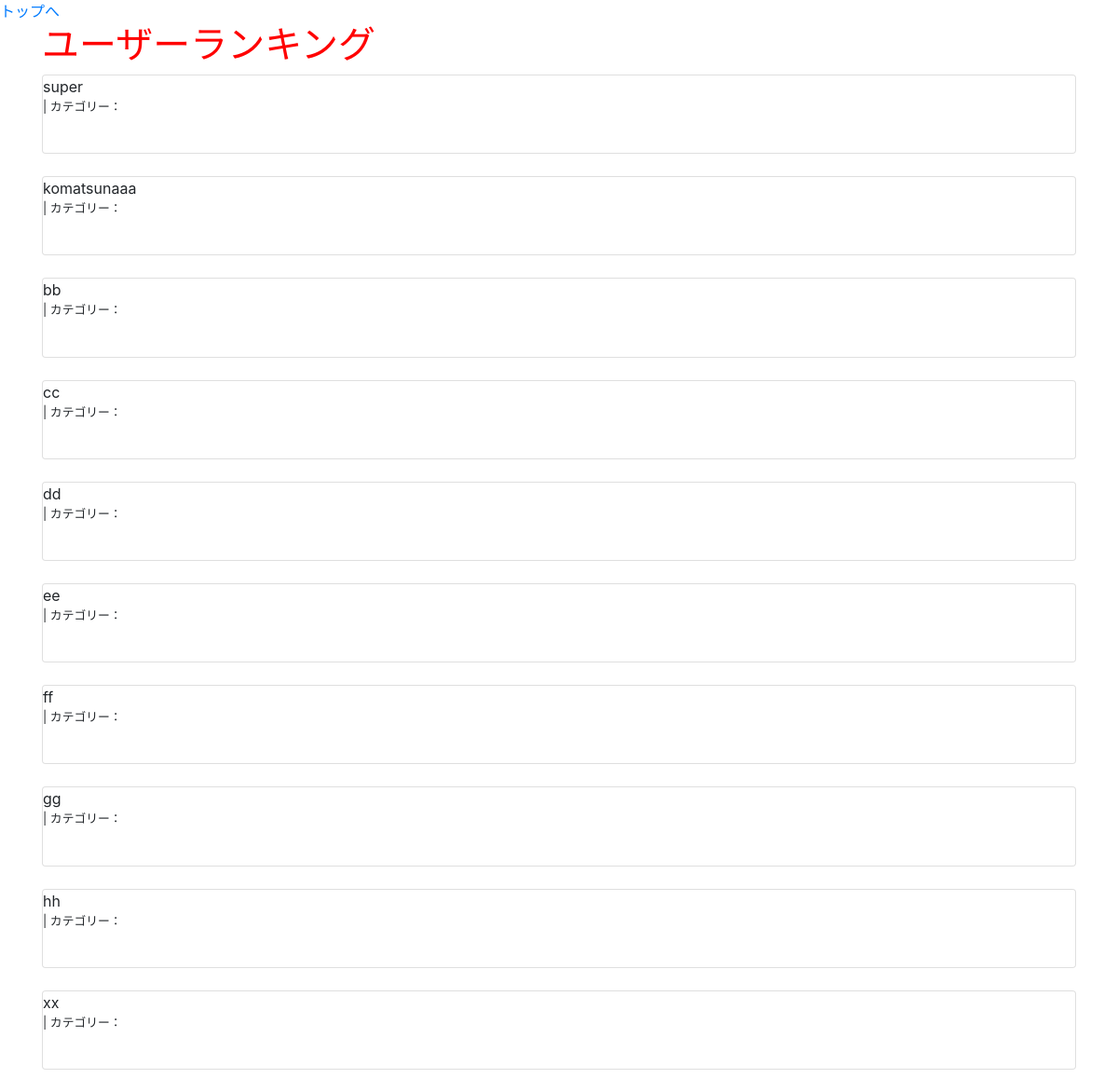
/ranking/, run on an earlier commit of the app's database.
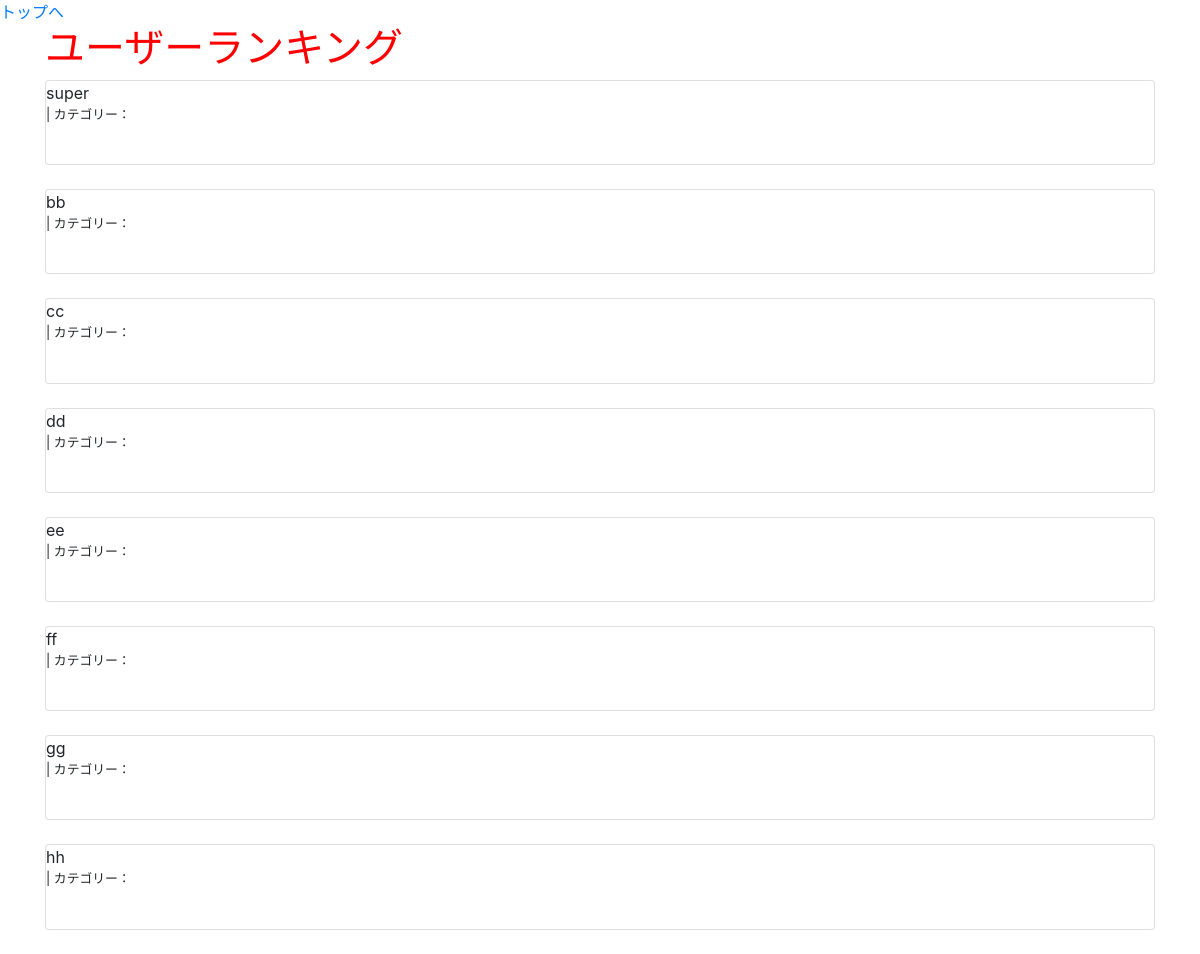
And on a later commit of the database.
### groomings/models.py (models this page shows, shortened)
class User(AbstractBaseUser, PermissionsMixin):
    username = models.CharField(max_length=150)
    email = models.EmailField(max_length=255, unique=True)
    point = models.IntegerField(default=50)
    is_active = models.BooleanField(default=True)
    is_staff = models.BooleanField(default=False) # 管理画面にログインできるかどうか
    USERNAME_FIELD = 'email' # このテーブルのレコードを一意に識別
    REQUIRED_FIELDS = ['username'] # スーパーユーザー作成時に入力する(emailとパスワードは必須だからそれ以外で)
    objects = UserManager()

### groomings/views.py (the view)
# urls.py: path(r'ranking/', views.ranking, name='ranking'), # ランキング用のページ
def ranking(request):
    users = User.objects.order_by('-point')
    return render(request, 'groomings/ranking.html',context={"users": users}) # , 'id': user_id})

### groomings/templates/groomings/ranking.html (shortened to what this page needs)
{% extends "groomings/base.html" %}
{% block content %}
  <h1>ユーザーランキング</h1>
{% for userrank in users %}
    <div class="userrank card">
      <div class="card-card-header">
        {{ userrank.username }}
      </div>
      <div class="body">
        <p class="small">{{ userrank.created_at }} | カテゴリー：{{ userrank.category }}</p>
        <br>
      </div>
    </div>
    <br>
  {% endfor %}
{% endblock %}

What changed in the data, as far as the page shows it:
removed User: username "komatsunaaa"
removed User: username "xx"
